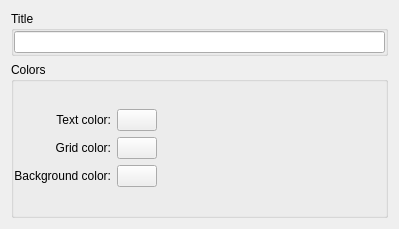
<ui version="4.0" >
 <class>ListViewSettingsWidget</class>
 <widget class="QWidget" name="ListViewSettingsWidget" >
  <property name="geometry" >
   <rect>
    <x>0</x>
    <y>0</y>
    <width>399</width>
    <height>229</height>
   </rect>
  </property>
  <layout class="QVBoxLayout" >
   <item>
    <widget class="QGroupBox" name="titleFrame" >
     <property name="title" >
      <string>Title</string>
     </property>
     <layout class="QVBoxLayout" >
      <property name="margin" >
       <number>0</number>
      </property>
      <item>
       <widget class="QLineEdit" name="m_title" />
      </item>
     </layout>
    </widget>
   </item>
   <item>
    <widget class="QGroupBox" name="colorFrame" >
     <property name="sizePolicy" >
      <sizepolicy vsizetype="Preferred" hsizetype="Preferred" >
       <horstretch>0</horstretch>
       <verstretch>1</verstretch>
      </sizepolicy>
     </property>
     <property name="title" >
      <string>Colors</string>
     </property>
     <layout class="QGridLayout" >
      <property name="margin" >
       <number>0</number>
      </property>
      <item row="0" column="0" >
       <layout class="QVBoxLayout" >
        <property name="margin" >
         <number>0</number>
        </property>
        <item>
         <widget class="QLabel" name="textLabel1" >
          <property name="text" >
           <string>Text color:</string>
          </property>
          <property name="alignment" >
           <set>Qt::AlignRight|Qt::AlignTrailing|Qt::AlignVCenter</set>
          </property>
          <property name="wordWrap" >
           <bool>false</bool>
          </property>
         </widget>
        </item>
        <item>
         <widget class="QLabel" name="textLabel2" >
          <property name="text" >
           <string>Grid color:</string>
          </property>
          <property name="alignment" >
           <set>Qt::AlignRight|Qt::AlignTrailing|Qt::AlignVCenter</set>
          </property>
          <property name="wordWrap" >
           <bool>false</bool>
          </property>
         </widget>
        </item>
        <item>
         <widget class="QLabel" name="textLabel3" >
          <property name="text" >
           <string>Background color:</string>
          </property>
          <property name="alignment" >
           <set>Qt::AlignRight|Qt::AlignTrailing|Qt::AlignVCenter</set>
          </property>
          <property name="wordWrap" >
           <bool>false</bool>
          </property>
         </widget>
        </item>
       </layout>
      </item>
      <item row="0" column="1" >
       <layout class="QVBoxLayout" >
        <property name="margin" >
         <number>0</number>
        </property>
        <item>
         <widget class="KColorButton" name="m_textColor" >
          <property name="text" >
           <string/>
          </property>
          <property name="color" >
           <color>
            <red>0</red>
            <green>0</green>
            <blue>0</blue>
           </color>
          </property>
         </widget>
        </item>
        <item>
         <widget class="KColorButton" name="m_gridColor" >
          <property name="text" >
           <string/>
          </property>
          <property name="color" >
           <color>
            <red>0</red>
            <green>0</green>
            <blue>0</blue>
           </color>
          </property>
         </widget>
        </item>
        <item>
         <widget class="KColorButton" name="m_backgroundColor" >
          <property name="text" >
           <string/>
          </property>
          <property name="color" >
           <color>
            <red>0</red>
            <green>0</green>
            <blue>0</blue>
           </color>
          </property>
         </widget>
        </item>
       </layout>
      </item>
      <item row="0" column="2" >
       <spacer name="horizontalSpacer" >
        <property name="orientation" >
         <enum>Qt::Horizontal</enum>
        </property>
        <property name="sizeHint" stdset="0" >
         <size>
          <width>40</width>
          <height>20</height>
         </size>
        </property>
       </spacer>
      </item>
     </layout>
    </widget>
   </item>
  </layout>
 </widget>
 <layoutdefault spacing="6" margin="11" />
 <layoutfunction spacing="KDialog::spacingHint" margin="KDialog::marginHint" />
  <customwidgets>
  <customwidget>
   <class>KColorButton</class>
   <extends>QPushButton</extends>
   <header>kcolorbutton.h</header>
  </customwidget>
 </customwidgets>
 <resources/>
 <connections/>
</ui>
